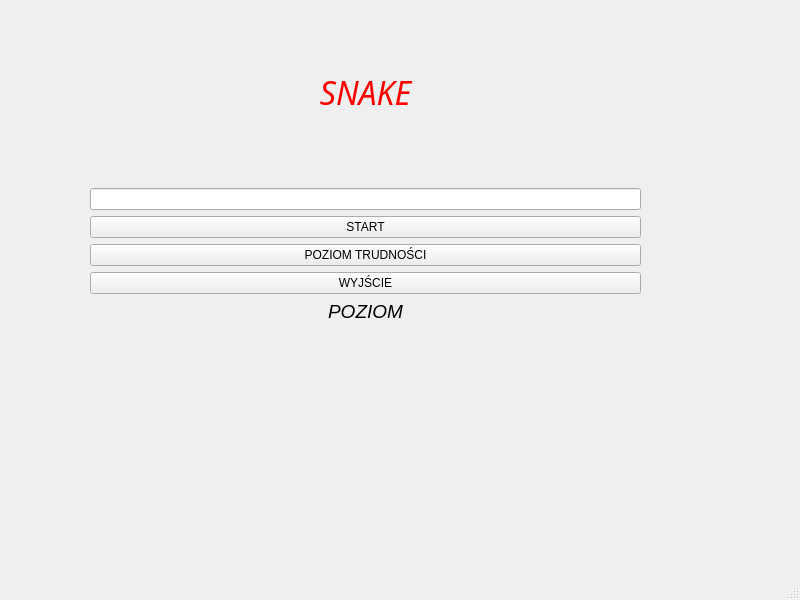
<?xml version="1.0" encoding="UTF-8"?>
<ui version="4.0">
 <class>Interface</class>
 <widget class="QMainWindow" name="Interface">
  <property name="geometry">
   <rect>
    <x>0</x>
    <y>0</y>
    <width>800</width>
    <height>600</height>
   </rect>
  </property>
  <property name="windowTitle">
   <string>Snake</string>
  </property>
  <property name="windowIcon">
   <iconset resource="zasoby.qrc">
    <normaloff>:/zasoby/img/snake.png</normaloff>:/zasoby/img/snake.png</iconset>
  </property>
  <widget class="QWidget" name="centralwidget">
   <widget class="QWidget" name="verticalLayoutWidget">
    <property name="geometry">
     <rect>
      <x>90</x>
      <y>70</y>
      <width>551</width>
      <height>341</height>
     </rect>
    </property>
    <layout class="QVBoxLayout" name="verticalLayout">
     <item>
      <widget class="QLabel" name="SNAKE">
       <property name="minimumSize">
        <size>
         <width>10</width>
         <height>10</height>
        </size>
       </property>
       <property name="font">
        <font>
         <family>Monotype Corsiva</family>
         <pointsize>24</pointsize>
         <weight>50</weight>
         <italic>true</italic>
         <bold>false</bold>
         <kerning>true</kerning>
        </font>
       </property>
       <property name="mouseTracking">
        <bool>true</bool>
       </property>
       <property name="tabletTracking">
        <bool>false</bool>
       </property>
       <property name="frameShape">
        <enum>QFrame::NoFrame</enum>
       </property>
       <property name="frameShadow">
        <enum>QFrame::Plain</enum>
       </property>
       <property name="text">
        <string>&lt;html&gt;&lt;head/&gt;&lt;body&gt;&lt;p&gt;&lt;span style=&quot; color:#ff0000;&quot;&gt;SNAKE&lt;/span&gt;&lt;/p&gt;&lt;/body&gt;&lt;/html&gt;</string>
       </property>
       <property name="alignment">
        <set>Qt::AlignHCenter|Qt::AlignTop</set>
       </property>
       <property name="wordWrap">
        <bool>false</bool>
       </property>
      </widget>
     </item>
     <item>
      <widget class="QLineEdit" name="userName"/>
     </item>
     <item>
      <widget class="QPushButton" name="START">
       <property name="text">
        <string>START</string>
       </property>
       <property name="iconSize">
        <size>
         <width>40</width>
         <height>40</height>
        </size>
       </property>
      </widget>
     </item>
     <item>
      <widget class="QPushButton" name="POZIOM">
       <property name="text">
        <string>POZIOM TRUDNOŚCI</string>
       </property>
      </widget>
     </item>
     <item>
      <widget class="QPushButton" name="WYJSCIE">
       <property name="text">
        <string>WYJŚCIE</string>
       </property>
      </widget>
     </item>
     <item>
      <widget class="QLabel" name="poziomLabel">
       <property name="font">
        <font>
         <pointsize>14</pointsize>
         <italic>true</italic>
        </font>
       </property>
       <property name="text">
        <string>POZIOM</string>
       </property>
       <property name="alignment">
        <set>Qt::AlignHCenter|Qt::AlignTop</set>
       </property>
      </widget>
     </item>
     <item>
      <layout class="QVBoxLayout" name="verticalLayout_3"/>
     </item>
    </layout>
   </widget>
  </widget>
  <widget class="QMenuBar" name="menubar">
   <property name="geometry">
    <rect>
     <x>0</x>
     <y>0</y>
     <width>800</width>
     <height>25</height>
    </rect>
   </property>
  </widget>
  <widget class="QStatusBar" name="statusbar"/>
 </widget>
 <resources>
  <include location="zasoby.qrc"/>
 </resources>
 <connections/>
</ui>
